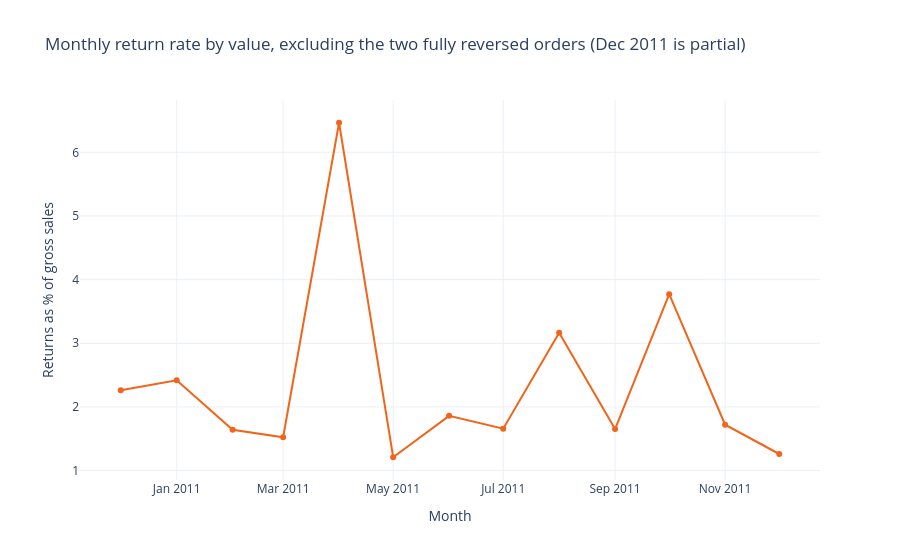

Notebook code cell kept with this figure:
### Markdown cell above
### 2.6 Returns

**Question:** Where do returns come from, and are they stable over time?

### Code cell
returns_monthly = (
    sales_ex.group_by('month').agg(gross_sales=pl.col('revenue').sum())
    .join(returns_ex.group_by('month').agg(returns_value=pl.col('revenue').sum()), on='month')
    .sort('month')
    .with_columns(
        month_label=pl.col('month').dt.strftime('%Y-%m'),
        **{'return_rate_%': -pl.col('returns_value') / pl.col('gross_sales') * 100}
    )
)

fig_returns = px.line(
    returns_monthly, x='month_label', y='return_rate_%', markers=True, template='plotly_white',
    title='Monthly return rate by value, excluding the two fully reversed orders (Dec 2011 is partial)',
    labels={'month_label': 'Month', 'return_rate_%': 'Returns as % of gross sales'}
)
fig_returns.update_traces(line_color=ORANGE)
fig_returns.show()

top_returned = (
    returns_ex.group_by('stock_code')
    .agg(description=pl.col('description').mode().sort().first(), returned_value=-pl.col('revenue').sum(), returned_units=-pl.col('quantity').sum())
    .join(sales_ex.group_by('stock_code').agg(gross_value=pl.col('revenue').sum()), on='stock_code', how='left')
    .with_columns(**{'return_rate_%': pl.col('returned_value') / pl.col('gross_value') * 100})
    .sort('returned_value', descending=True)
    .head(8)
)
display(top_returned.with_columns(pl.col(pl.Float64).round(1)))

max_row = returns_monthly.sort('return_rate_%', descending=True).row(0, named=True)
print(f"Takeaway: monthly return rate ranges {returns_monthly['return_rate_%'].min():.1f}%-{returns_monthly['return_rate_%'].max():.1f}% (peak {max_row['month_label']}); "
      f"the top 8 returned products carry {top_returned['returned_value'].sum() / -returns_ex['revenue'].sum():.1%} of returned value.")

### Figure 1 — Plotly figure (JSON) as saved in the notebook; plotly's stock layout.template omitted (floating-point values rounded to 4 significant figures)
{"data": [{"hovertemplate": "Month=%{x}<br>Returns as % of gross sales=%{y}<extra></extra>", "legendgroup": "", "line": {"color": "#F26419", "dash": "solid"}, "marker": {"symbol": "circle"}, "mode": "lines+markers", "name": "", "orientation": "v", "showlegend": false, "type": "scatter", "x": ["2010-12", "2011-01", "2011-02", "2011-03", "2011-04", "2011-05", "2011-06", "2011-07", "2011-08", "2011-09", "2011-10", "2011-11", "2011-12"], "xaxis": "x", "y": [2.262, 2.418, 1.641, 1.523, 6.464, 1.209, 1.859, 1.658, 3.166, 1.651, 3.772, 1.721, 1.26], "yaxis": "y"}], "layout": {"legend": {"tracegroupgap": 0}, "title": {"text": "Monthly return rate by value, excluding the two fully reversed orders (Dec 2011 is partial)"}, "xaxis": {"anchor": "y", "domain": [0, 1], "title": {"text": "Month"}}, "yaxis": {"anchor": "x", "domain": [0, 1], "title": {"text": "Returns as % of gross sales"}}}}
